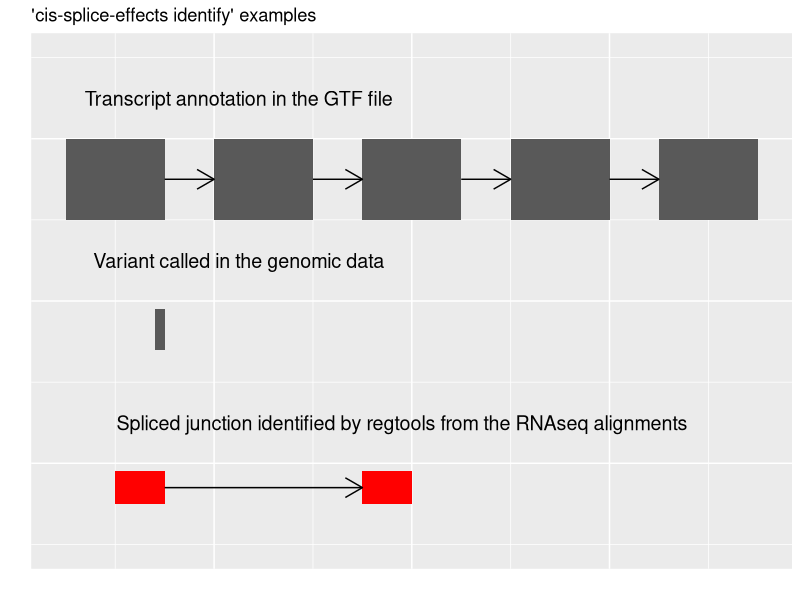
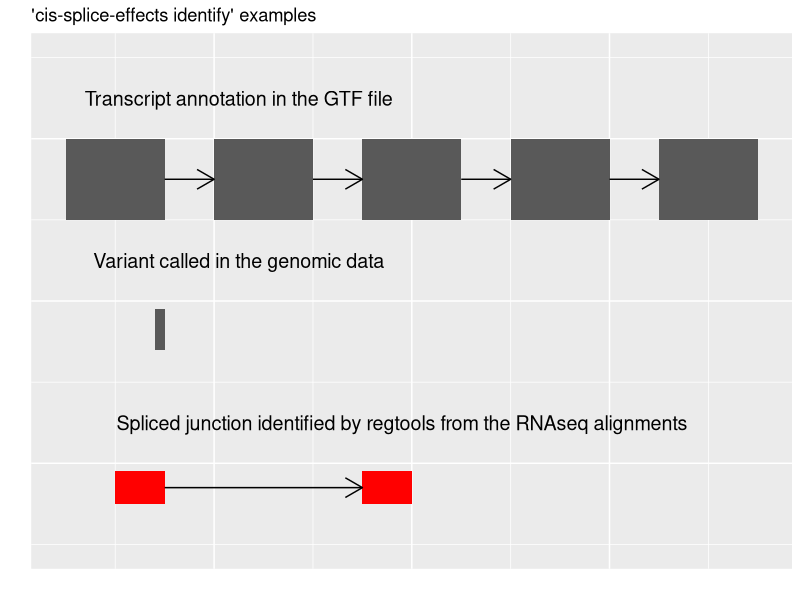

These charts were generated, in order, by the following R code:
#! /usr/bin/Rscript

library(ggplot2)
library(grid)

#https://stackoverflow.com/questions/25106508/ggplot2-is-there-an-easy-way-to-wrap-annotation-text
wrapper <- function(x, ...) paste(strwrap(x, ...), collapse = "\n")

#Setup plot skeleton
p <- ggplot() + ylim(50, 110) + theme(axis.text = element_blank()) + xlab("") + ylab("") + theme(axis.ticks = element_blank()) + ggtitle("'cis-splice-effects identify' examples")

#Topmost transcript
p <- p + geom_rect(aes(xmin = 10, ymin = 90, xmax = 30, ymax = 100)) + geom_rect(aes(xmin = 40, ymin = 90, xmax = 60, ymax = 100)) + geom_rect(aes(xmin = 70, ymin = 90, xmax = 90, ymax = 100)) + geom_rect(aes(xmin = 100, ymin = 90, xmax = 120, ymax = 100))    + geom_rect(aes(xmin = 130, ymin = 90, xmax = 150, ymax = 100)) + geom_segment(aes(x = 30, y = 95, xend = 40, yend = 95), arrow = arrow(length = unit(0.5, "cm"))) + geom_segment(aes(x = 60, y = 95, xend = 70, yend = 95), arrow = arrow(length = unit(0.5, "cm")))+ geom_segment(aes(x = 90, y = 95, xend = 100, yend = 95), arrow = arrow(length = unit(0.5, "cm")))+ geom_segment(aes(x = 120, y = 95, xend = 130, yend = 95), arrow = arrow(length = unit(0.5, "cm")))

#Plot variants
p <- p + geom_rect(aes(xmin = 28, ymin = 74, xmax = 30, ymax = 79))

#Plot junctions
p <- p + geom_rect(aes(xmin = 20, ymin = 55, xmax = 30, ymax = 59), fill = "red") + geom_rect(aes(xmin = 70, ymin = 55, xmax = 80, ymax = 59), fill = "red") + geom_segment(aes(x = 30, y = 57, xend = 70, yend = 57), arrow = arrow(length = unit(0.5, "cm")))

#Add labels
p <- p + annotate("text", label = "Transcript annotation in the GTF file", x = 45, y = 105, size = 5)
p <- p + annotate("text", label = "Variant called in the genomic data", x = 45, xmin = 10, y = 85, size = 5)
p <- p + annotate("text", label = "Spliced junction identified by regtools from the RNAseq alignments", x = 78, y = 65, size = 5)

print(p)
ggsave("csei_examples.png")
